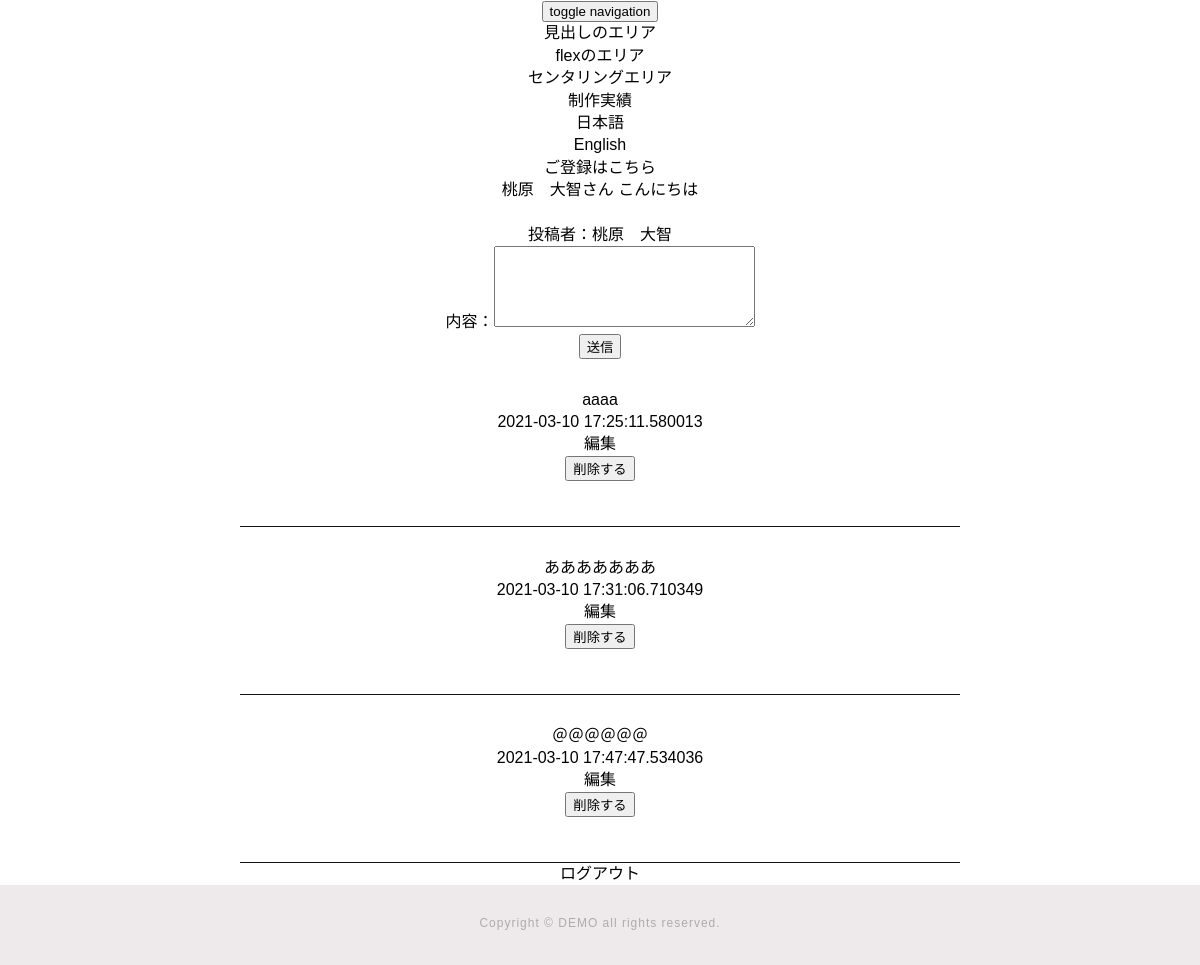
/bbs (signed in), run on an earlier commit of the app's database.
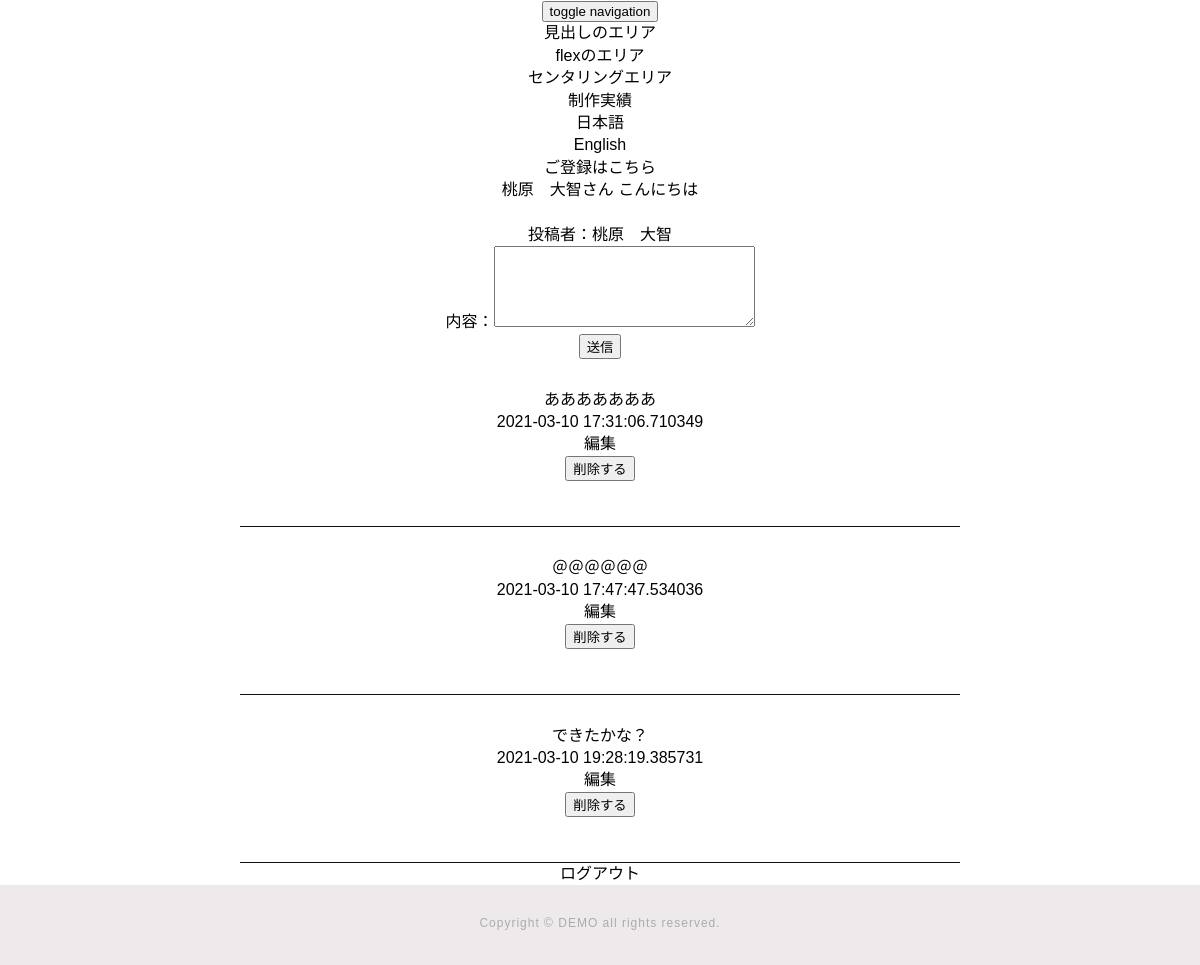
And on a later commit of the database.
### tables this page shows
CREATE TABLE "bbs" (
	"id"	INTEGER,
	"userid"	INTEGER,
	"comment"	TEXT,
	"time"	INTEGER,
	PRIMARY KEY("id" AUTOINCREMENT)
);

### app.py (the view)
@app.route('/bbs')
def bbs():
    if 'user_id' in session :
        user_id = session['user_id']
        conn = sqlite3.connect('service.db')
        c = conn.cursor()
        c.execute("select name from user where id = ?", (user_id,))
        user_info = c.fetchone()
        c.execute("select id,comment,time from bbs where userid = ? order by id", (user_id,))
        comment_list = []
        for row in c.fetchall():
            comment_list.append({"id": row[0], "comment": row[1], "time": row[2]})
        c.close()
        print(comment_list)
        return render_template('bbs.html' , user_info = user_info , comment_list = comment_list)
    else:
        return redirect("/login")

### templates/bbs.html (shortened to what this page needs)
{% extends 'base.html' %}
{% block content %}
<div>
<p>{{user_info[0]}}さん こんにちは</p><br>
  <form action="/add" method="post">
    投稿者：{{user_info[0]}}<br>
    内容：<textarea name="comment" cols="30" rows="5"></textarea><br>
    <input type="submit" name="save" value="送信">
  </form>
  {% for item in comment_list %}
  <div class="bbs_content">
    <p>{{item["comment"]}}</p>
    <p>{{item["time"]}}</p>
      <a href="/edit/{{item['id']}}">編集</a>
      <form action="/del" method="post">
        <input type="submit" name="delete" value="削除する">
    </form><br><br>
  </div>
  {% endfor %}
</div>
<div>
  <a href="/logout">ログアウト</a>
</div>
{% endblock %}

What changed in the data, as far as the page shows it:
removed bbs: comment "aaaa", time "2021-03-10 17:25:11.580013"
added bbs: comment "できたかな？", time "2021-03-10 19:28:19.385731"
